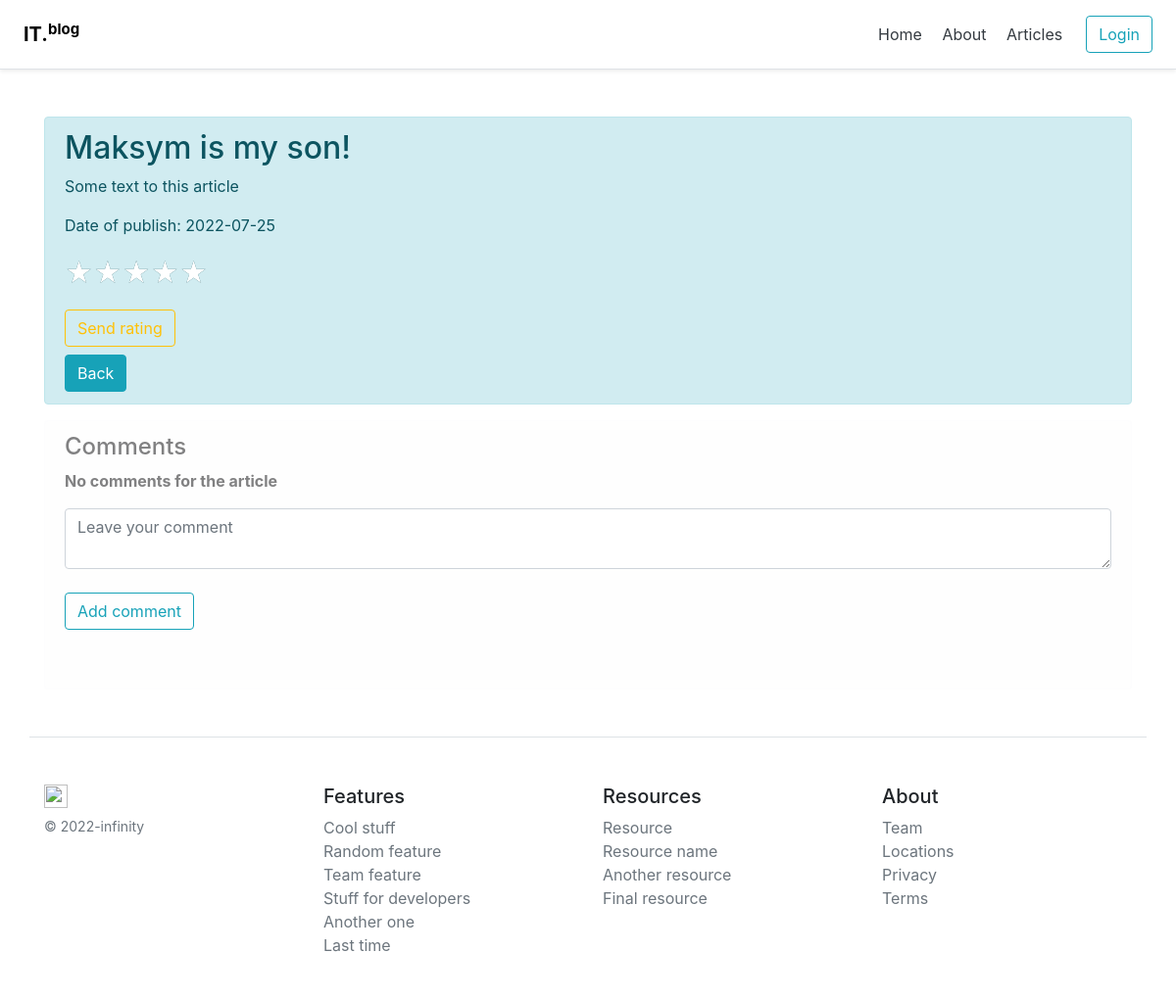
Page /posts/4 on the earlier database version.
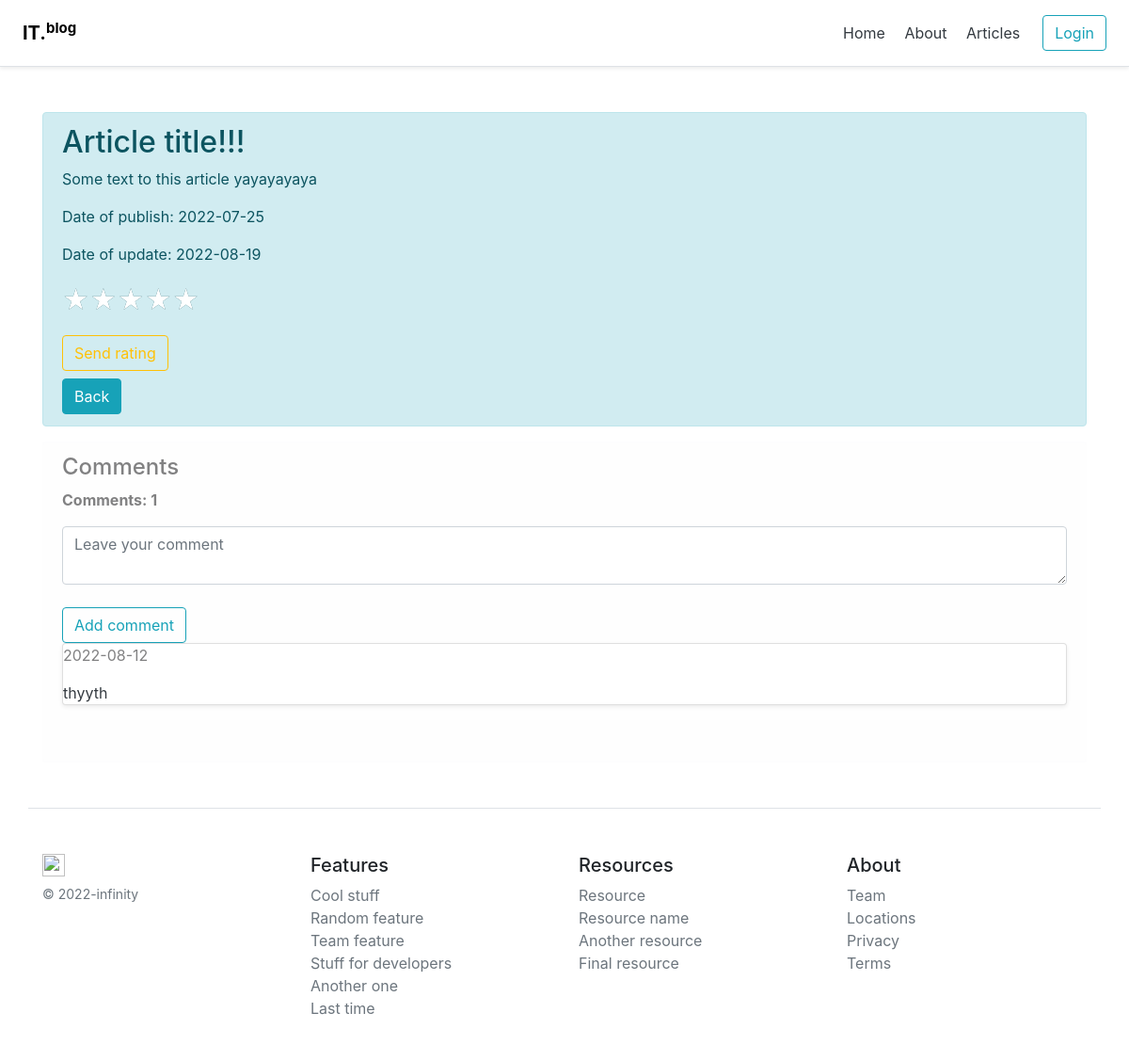
Same page on the later database version.
### models.py (models this page shows, shortened)
class Article(Base):
    __tablename__ = 'article'
    id = Column(Integer, primary_key=True, autoincrement=True)
    user_id = Column(Integer, ForeignKey('user.id'), nullable=False)
    title = Column(String(100), nullable=False)
    intro = Column(String(300), nullable=False)
    text = Column(Text, nullable=False)
    status = Column(Integer, ForeignKey('status.code'), nullable=False, default=1)
    dlm = Column(DateTime, default=OUR_TIME)
    creation_date = Column(DateTime, default=OUR_TIME)

class Comment(Base):
    __tablename__ = 'comment'
    id = Column(Integer, primary_key=True, autoincrement=True)
    parent_id = Column(Integer, ForeignKey('comment.id'), nullable=True, default=-1)
    level = Column(Integer, nullable=False, default=1)
    article_id = Column(Integer, ForeignKey('article.id'), nullable=False)
    text = Column(Text, nullable=False)
    status = Column(Integer, ForeignKey('status.code'), nullable=False, default=1)
    ulm = Column(Integer, ForeignKey('user.id'), nullable=False)
    dlm = Column(DateTime, default=OUR_TIME)

### routes.py (the view)
@app.route('/posts/<int:id>')
def article_detail(id, current_user_rating=''):
    comment_form = NewComment()
    rating_form = Rating()
    current_comments_count = db.session.query(Comment).filter_by(article_id=id).count()
    comments = db.session.query(Comment).filter_by(article_id=id).order_by(Comment.id)
    if id:
        article = db.session.query(Article).get(id)
        return render_template('article_detail.html', article=article, comment_form=comment_form,
                               current_comments_count=current_comments_count, comments=comments,
                               current_user_rating=current_user_rating, rating_form=rating_form)
    else:
        return f'Post {id} does not exist'

### forms.py
class NewComment(FlaskForm):
    comment_text = TextAreaField(validators=[InputRequired()])
    id = IntegerField()
    level = IntegerField()

class Rating(FlaskForm):
    rating = IntegerField()

### templates/article_detail.html (shortened to what this page needs)
{% extends 'base/base.html' %}
{% block body %}
    <div class="container mt-5">
           <div class="alert alert-info">
             <h2>{{ article.title }}</h2>
             <p>{{ article.text }}</p>
             {% if article.dlm > article.creation_date %}
                <p>Date of publish: {{ article.creation_date.date() }}</p>
                <p>Date of update: {{ article.dlm.date() }}</p>
             {% else %}
                <p>Date of publish: {{ article.creation_date.date() }}</p>
             {% endif %}
             <form method="post" name="article_rating" action="{{ url_for('article_rating', id=article.id) }}">
                <div class="rating_items_block">
                    <div class="rating_items">
                            <label for="rating_item_5" class="rating_label"></label>
                            <label for="rating_item_4" class="rating_label"></label>
                            <label for="rating_item_3" class="rating_label"></label>
                            <label for="rating_item_2" class="rating_label"></label>
                            <label for="rating_item_1" class="rating_label"></label>
                    </div>
                </div>
                <div class="mb-2">
                    <button type="submit" class="btn btn-outline-warning">Send rating</button>
                </div>
             </form>
             <a href="/posts" class="btn btn-info">Back</a>
           </div>
            <div class="alert alert-light">
                <h4>Comments</h4>
                {% if current_comments_count == 0 %}
                    <p class="font-weight-bold">No comments for the article</p>
                {% else %}
                    <p class="font-weight-bold">Comments: {{ current_comments_count }}</p>
                {% endif %}
                <div class="mb-5">
                    <form method="post" action="{{ url_for('add_comment', id=article.id) }}">
                        <textarea class="form-control" name="comment_text" id="comment_text"
                                  placeholder="Leave your comment"></textarea></br>
                        <input type="submit" class="btn btn-outline-info" value="Add comment">
                    </form>
                    {% for comment in comments %}
                    <div class="card mb-4 shadow-sm">
                        <p>{{ comment.dlm.date() }}</p>
                        <div class="text-dark">
                            {{comment.text}}
                        </div>
                    </div>
                    {% endfor %}
                </div>
            </div>
    </div>
{% endblock %}

Differences in the rows shown:
changed Article: title "Maksym is my son!" → "Article title!!!"; text "Some text to this article" → "Some text to this article yayayayaya"; dlm (not shown) → "2022-08-19"
added Comment: dlm "2022-08-12", text "thyyth"
Other differences:
{{ current_comments_count }}: (not shown) → "1"
text no longer shown: "No comments for the article"
text now shown: "Date of update: Comments:"
